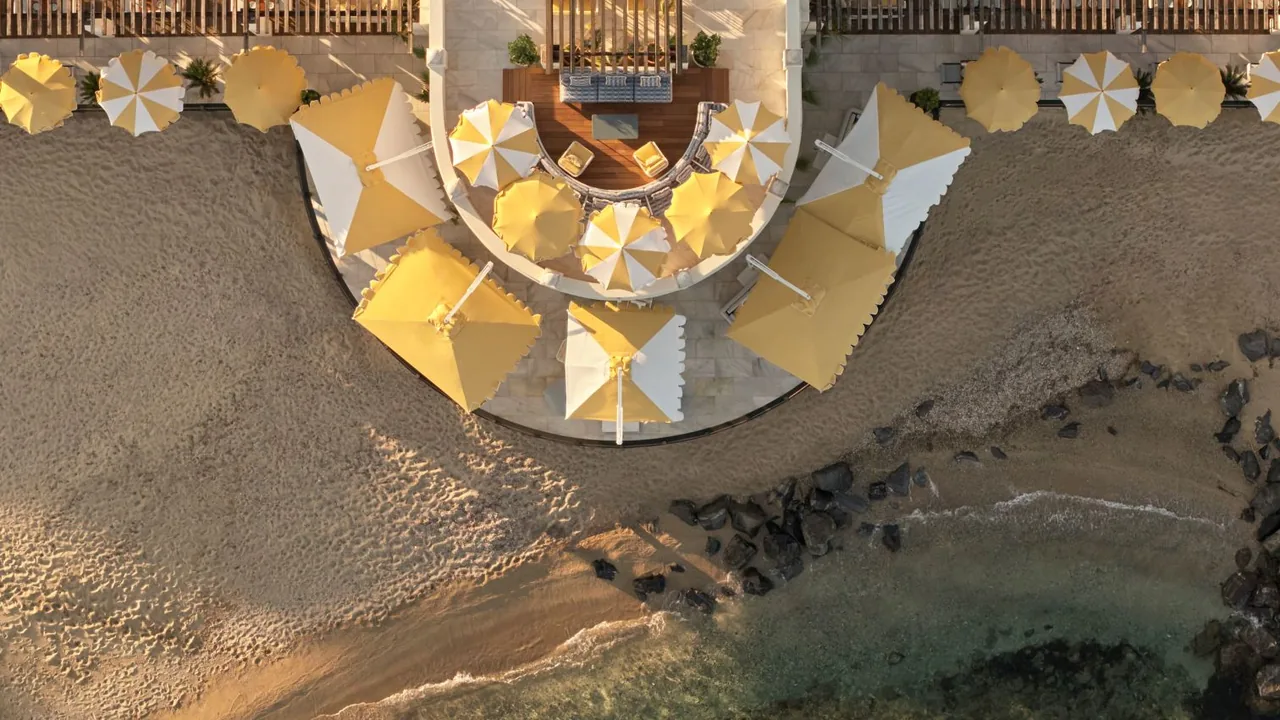
#> input picture medias/web/beach-aerial.webp, 1280 x 720 px
$ python -i apply_context.py   (imports and definitions only)
#> lines starting #> are read from the running program, lines starting #| are printed output that depends on the picture
#> further down, picture is the input picture: PIL image 1280x720 RGB; mean R, G, B 128.1, 109.3, 84.5
#!/usr/bin/env python
# -*- coding: utf-8 -*-
"""
Applique le tri CONTEXTUEL (export de trieur-contextuel.html) :
chaque emplacement (slot) de la page -> son fichier WebP medias/web/<name>.webp,
régénéré depuis la photo source choisie (recadrage au bon ratio + teinte chaude).
Le héros : poster = photo choisie dans HERO_VIDEO (la vidéo reste hero-video.mp4).

⚠️ À lancer là où vivent les originaux (dossier efoilcotedazur), puis copier
medias/web/*.webp vers le worktree beauvallon, puis python tools/build_versions.py.

Usage : python tools/apply_context.py [chemin/vers/como-beauvallon-tri-contextuel.json]
"""
import json, os, sys, re
from PIL import Image, ImageOps, ImageEnhance, ImageStat

JSONP = sys.argv[1] if len(sys.argv) > 1 else 'como-beauvallon-tri-contextuel.json'
# [1 line not run here, left out]
# [1 line that did not run here, left out]

# ctx slot -> (webp name, ratio, largeur, vf, hf)   (ratios/largeurs alignés sur build_versions)
SLOT_MAP = {
 'HERO_VIDEO':('hero-video-poster',(16,9),1920,.42,.5),
 'LIEU':('lieu-chateau',(4,3),1280,.42,.5),
 'EXP_1':('exp-silence',(16,9),1280,.50,.5),
 'EXP_2':('exp-apesanteur',(4,3),1280,.46,.5),
 'EXP_3':('exp-rythme',(3,4),1000,.45,.5),
 'WHO_1':('who-1',(4,3),1100,.45,.5),
 'WHO_2':('who-2',(4,3),1100,.50,.5),
 'WHO_3':('who-3',(4,3),1100,.40,.5),
 'WHO_4':('who-4',(4,3),1100,.50,.5),
 'RIDE_1':('ride-women',(3,4),1000,.40,.5),
 'RIDE_2':('ride-redrock',(4,3),1280,.50,.5),
 'RIDE_3':('ride-lerins-orange',(3,4),1000,.42,.5),
 'RIDE_4':('ride-formation',(4,3),1280,.50,.5),
 'RIDE_5':('ride-esterel',(3,4),1000,.45,.5),
 'RIDE_6':('ride-yacht',(3,4),1000,.50,.5),
 'RIDE_7':('ride-esterel-vert',(3,4),1000,.45,.5),
 'RIDE_8':('ride-lerins-green',(3,4),1000,.42,.5),
 'RIDE_9':('ride-9',(4,3),1280,.50,.5),
 'RIDE_10':('ride-10',(3,4),1000,.42,.5),
 'RIDE_11':('ride-11',(4,3),1280,.50,.5),
 'RIDE_12':('ride-12',(3,4),1000,.42,.5),
 'RIDE_13':('ride-13',(4,3),1280,.50,.5),
 'RIDE_14':('ride-14',(3,4),1000,.42,.5),
 'SESSION_1':('session-briefing',(16,9),1280,.50,.5),
 'SESSION_2':('session-gear',(16,9),1280,.40,.5),
 'SESSION_3':('session-water',(16,9),1280,.45,.5),
 'SESSION_4':('session-flight',(16,9),1280,.50,.5),
 'BEACH_1':('beach-aerial',(16,9),1280,.50,.5),
 'BEACH_2':('beach-parasols',(4,3),1100,.50,.5),
 'SPOT':('spot-aerial',(4,3),1280,.40,.5),
}

def warm_grade(im):
    r,g,b=im.split(); r=r.point(lambda v:min(255,int(v*1.045+3))); b=b.point(lambda v:max(0,int(v*0.95-1)))
#> after `r, g, b = im.split()`:
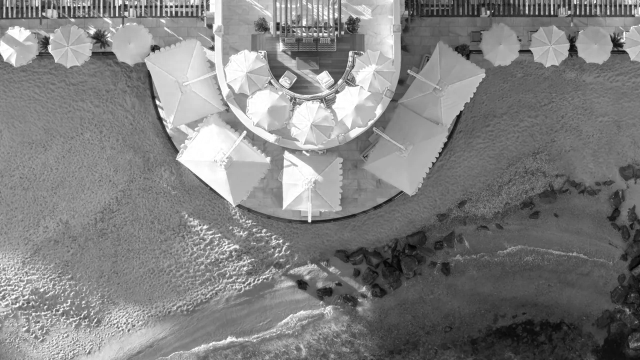
#> r: PIL image 1280x720 L (shown at 1/2 size); min 0, max 255, mean 128.1
#> after `r, g, b = im.split()`:
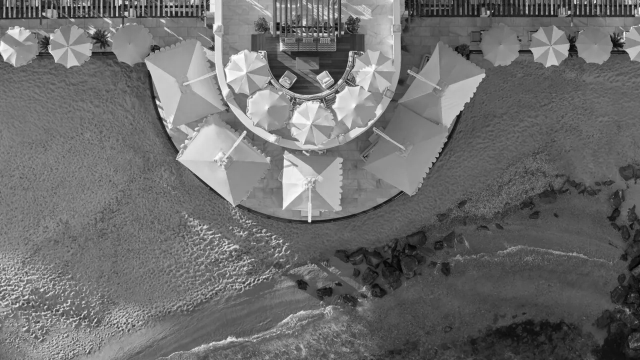
#> g: PIL image 1280x720 L (shown at 1/2 size); min 0, max 255, mean 109.3
#> after `r, g, b = im.split()`:
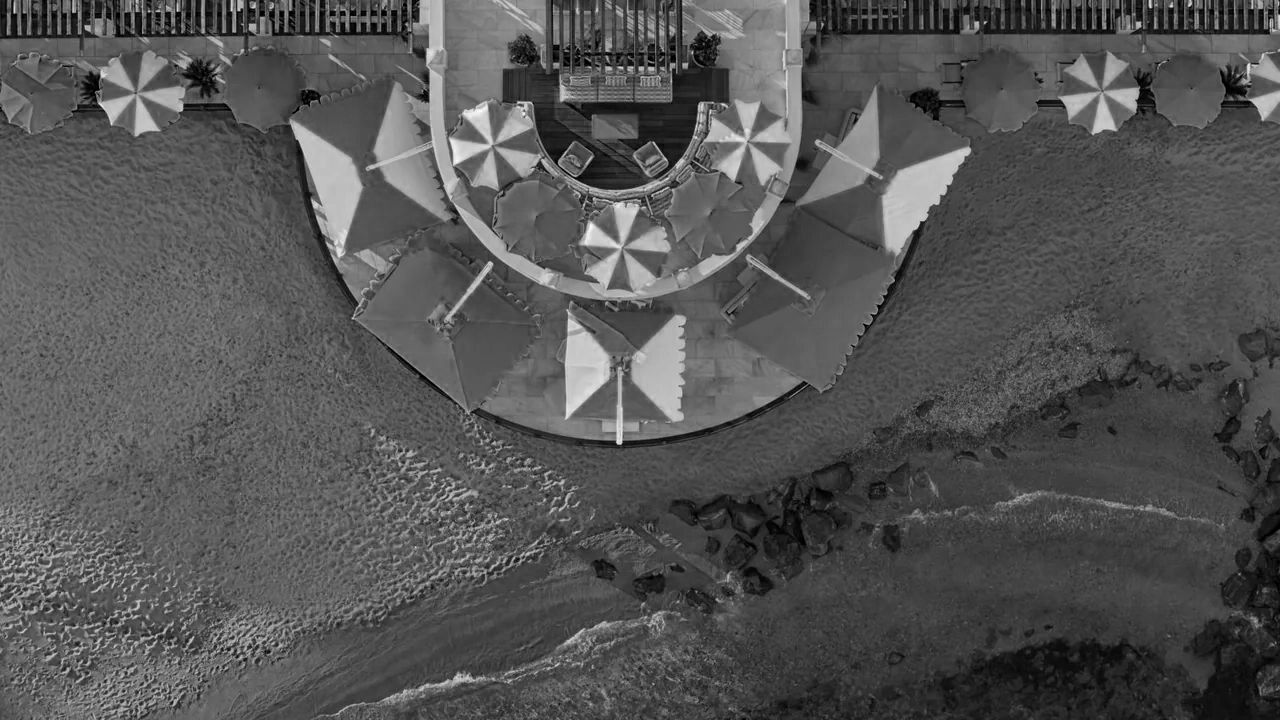
#> b: PIL image 1280x720 L; min 0, max 254, mean 84.5
    im=Image.merge('RGB',(r,g,b)); im=ImageEnhance.Color(im).enhance(0.90)
    return ImageEnhance.Brightness(ImageEnhance.Contrast(im).enhance(1.04)).enhance(1.015)
def load(p): return ImageOps.exif_transpose(Image.open(p).convert('RGB'))
def cool(im): m=ImageStat.Stat(im).mean; return m[2]>m[0]+2
# [6 lines left out: function crop, not called in this run]

# [1 line not run here, left out]
done=0; miss=[]
# [11 lines not run here, left out]

# pool mosaïque défilante : photos choisies dans GALERIE_DEFILE
# --enrich-pool : on ajoute TOUS les autres keepers de packs.json (hors proscrits), tes 5 en tête.
# [1 line that did not run here, left out]
# [26 lines not run here, left out]

>>> from PIL import Image
>>> picture = Image.open('../medias/web/beach-aerial.webp')
>>> result = warm_grade(picture)

$ run again, on medias/web/beach-terrasse.webp
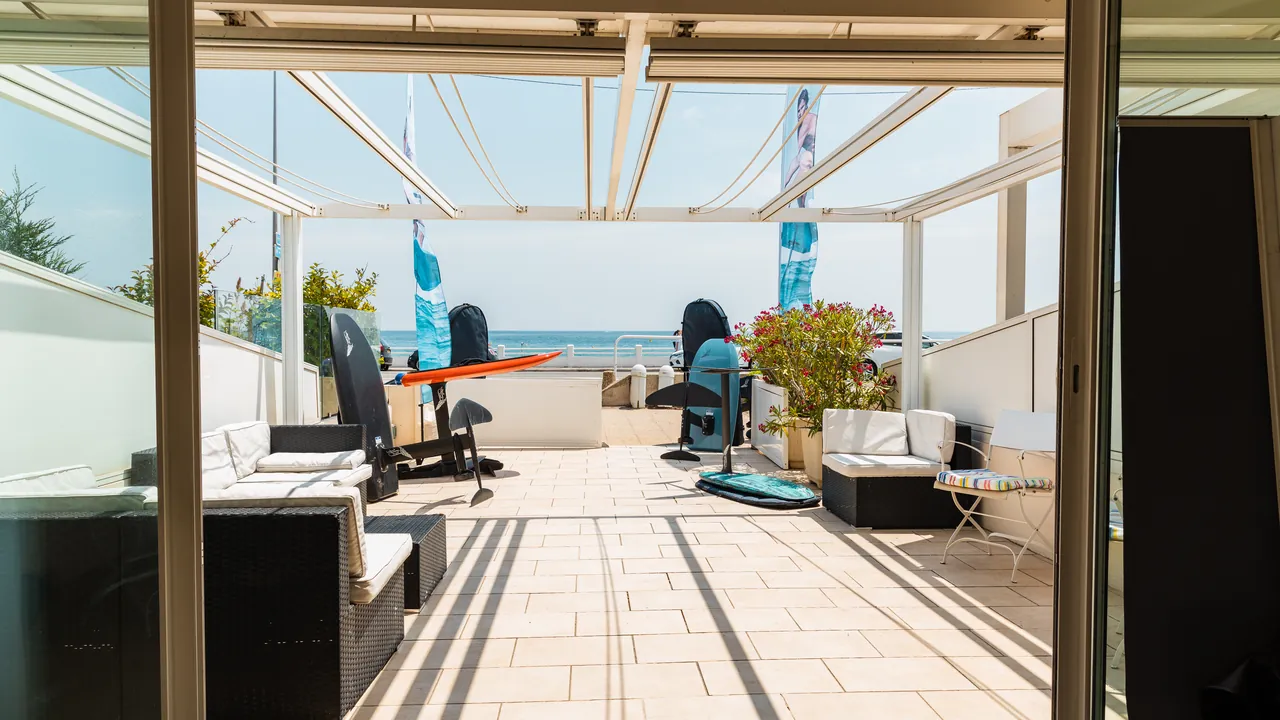
#> input picture medias/web/beach-terrasse.webp, 1280 x 720 px
#> picture is the input picture: PIL image 1280x720 RGB; mean R, G, B 150.7, 147.2, 136.4
#> in warm_grade, `r, g, b = im.split()`:
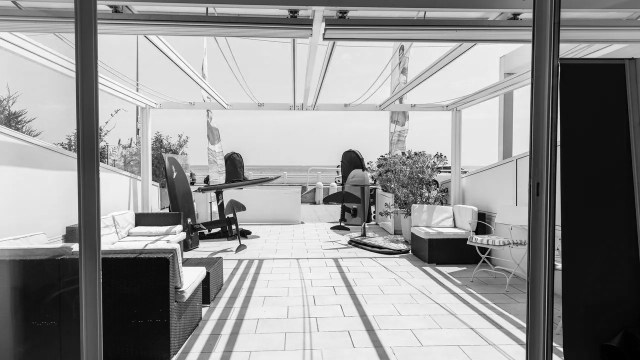
#> g: PIL image 1280x720 L (shown at 1/2 size); min 0, max 255, mean 147.2
#> in warm_grade, `r, g, b = im.split()`:
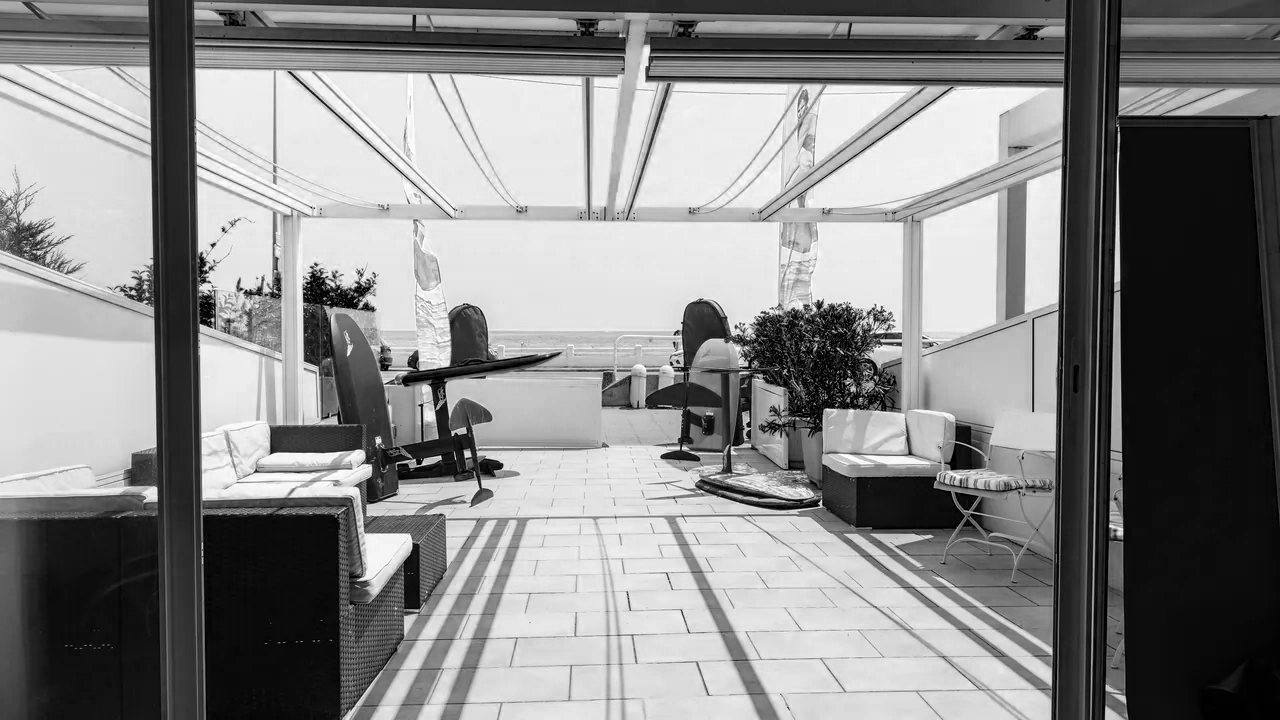
#> b: PIL image 1280x720 L; min 0, max 255, mean 136.4

$ run again, on medias/web/breath-redrock.webp
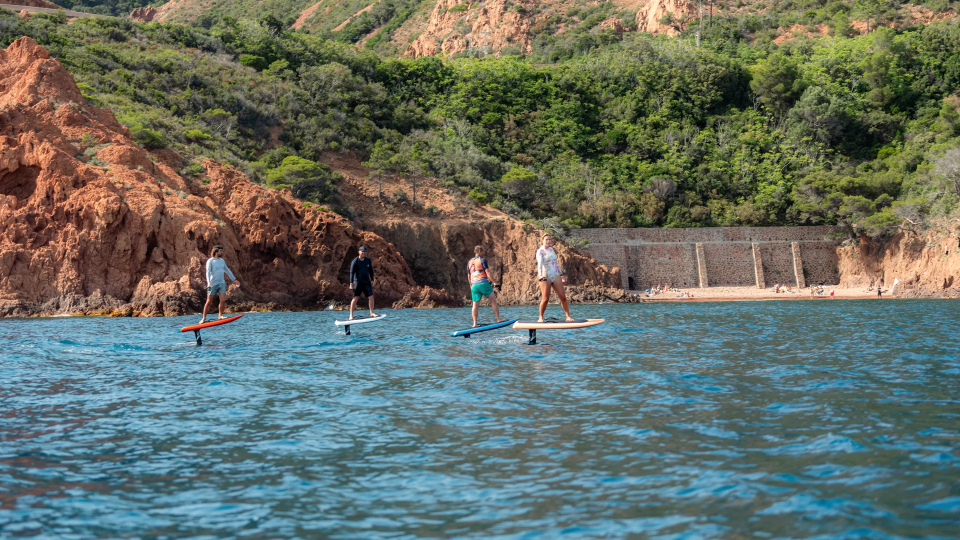
#> input picture medias/web/breath-redrock.webp, 1920 x 1080 px (shown at 1/2 size)
#> picture is the input picture: PIL image 1920x1080 RGB; mean R, G, B 100.5, 110.1, 100.3
#> in warm_grade, `r, g, b = im.split()`:
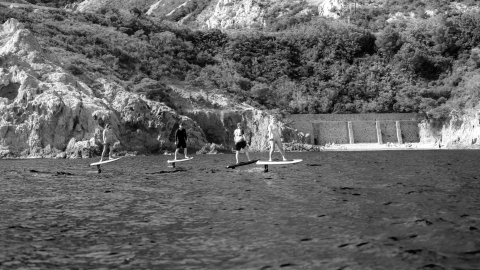
#> r: PIL image 1920x1080 L (shown at 1/4 size); min 0, max 255, mean 100.5
#> in warm_grade, `r, g, b = im.split()`:
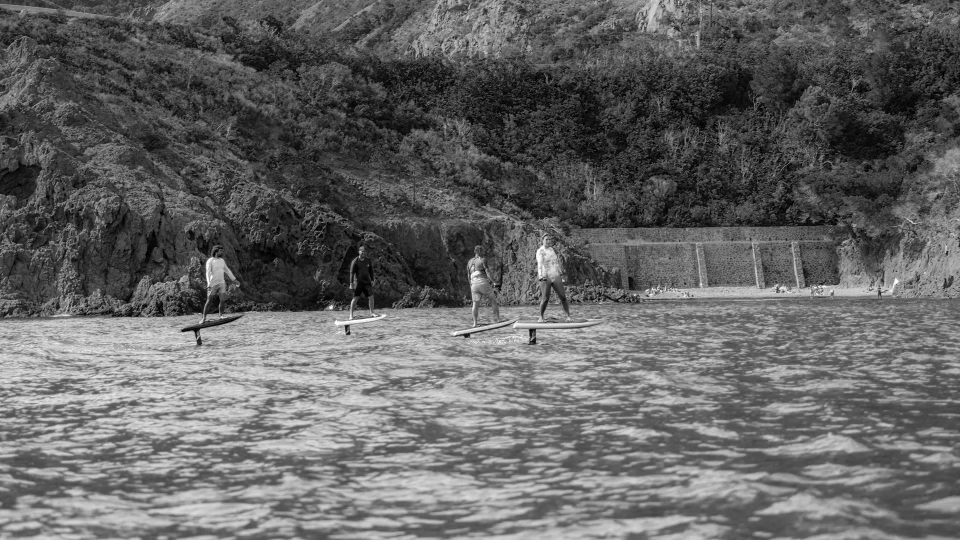
#> b: PIL image 1920x1080 L (shown at 1/2 size); min 0, max 255, mean 100.3
